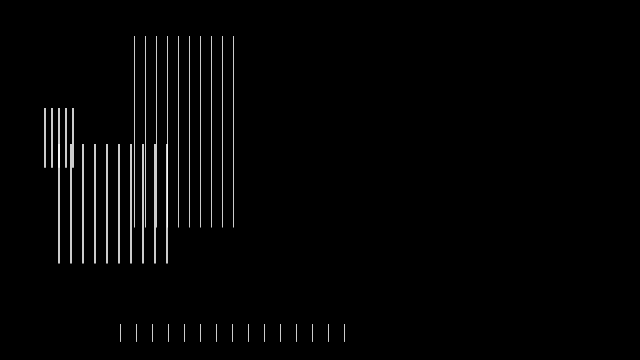
Frame 1 (no input)
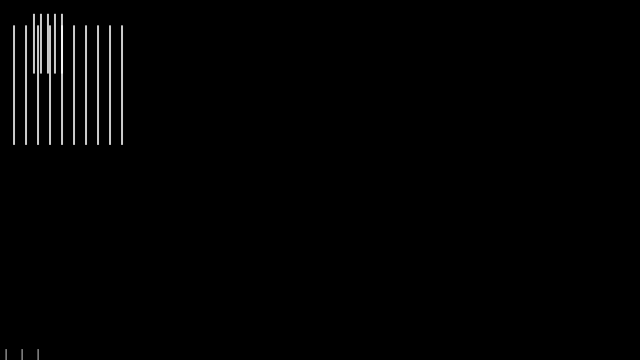
Frame 60 (the mouse pressed at the canvas centre just before this capture)
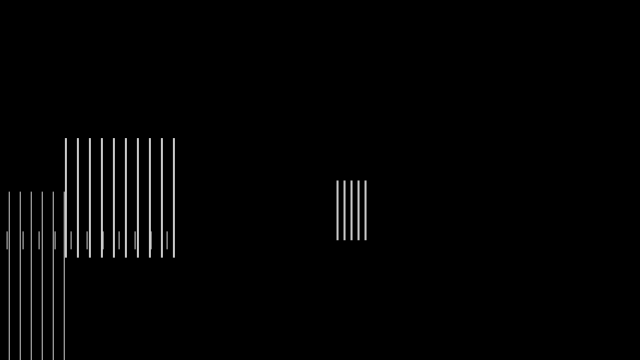
Frame 120 (the mouse held since frame 60 and released just before this capture)

The Processing sketch that drew these frames (run headless with seeded random() and noise(); from frame 60 on, the mouse is pressed at the canvas centre):

// Processing sketch: processing
// ── processing.pde
MRect r1,r2,r3,r4;

void setup(){
  size(640,360);
  fill(255,204);
  noStroke();
  r1=new MRect(1,134.0,0.532,0.1*height,10.0,60.0);
  r2=new MRect(2,44.0,0.166,0.3*height,5.0,5.0);
  r3=new MRect(2,58.0,0.332,0.4*height,10.0,35.0);
  r4=new MRect(1,120.0,0.0498,0.9*height,15.0,60.0);
}

void draw(){
  background(0);

  r1.display();
  r2.display();
  r3.display();
  r4.display();

  r1.move(mouseX-(width/2),mouseY+(height*0.1),30);
  r2.move(mouseX+(width*0.05)%width,mouseY+(height*0.025),20);
  r3.move(mouseX/4,mouseY-(height*0.025),40);
  r4.move(mouseX-(width/2),(height-mouseY),50);
}

class MRect{
  int w;
  float xpos;
  float h;
  float ypos;
  float d;
  float t;

  MRect(int iw,float ixp,float ih,float iyp,float id,float it){
    w=iw;
    xpos=ixp;
    h=ih;
    ypos=iyp;
    d=id;
    t=id;
  }

  void move(float posX,float posY,float damping){
    float dif=ypos-posY;
    if(abs(dif)>1){
      ypos-=dif/damping;
    }
    dif=xpos-posX;
    if(abs(dif)>1){
      xpos-=dif/damping;
    }
  }

  void display(){
    for(int i=0;i<t;i++){
      rect(xpos+(i*(d+w)),ypos,w,height*h);
    }
  }
}
